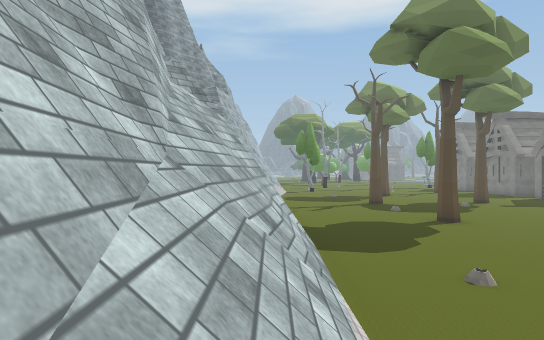
[1] (above)

24 first-person views from a walk through a Unity game level. The camera is 1.4 m above the floor, looks level and sees 75° across. The floor is counted in squares, 2 m on a side. Each view is taken from the middle of a square. On the plan, view 1 faces up. The plan holds only what a view shows up to about 11 squares ahead; the rest is blank. The place goes on beyond the plan. The player character is not drawn. Some surface patterns are stand-ins.

[2]
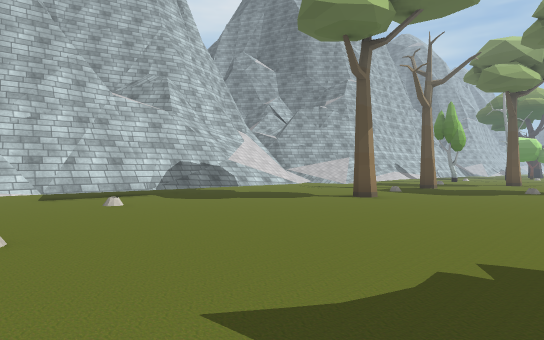

[3]
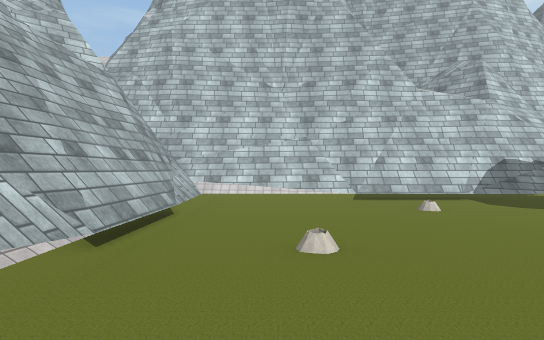

[4]
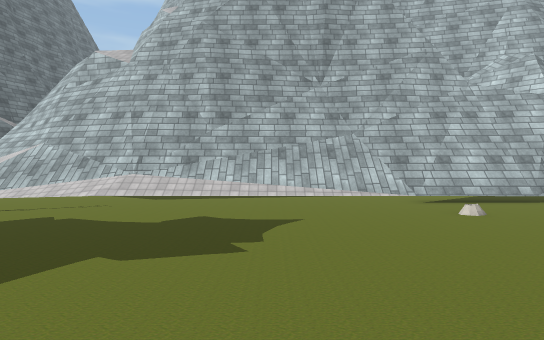

[5]
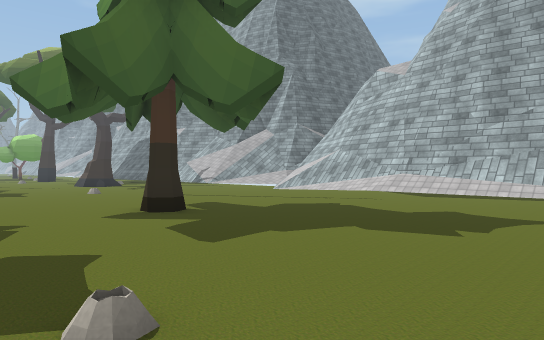

[6]
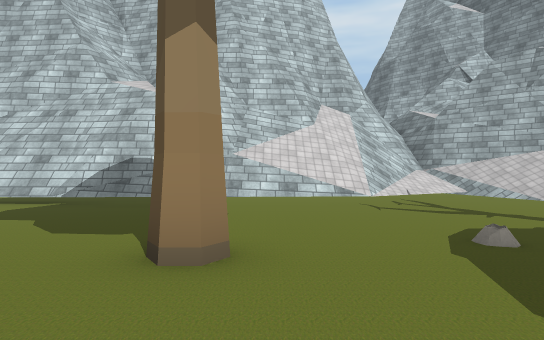

[7]
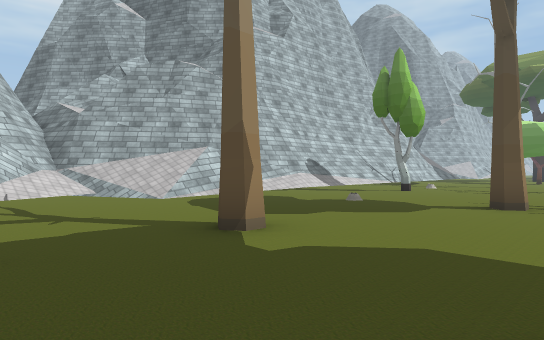

[8]
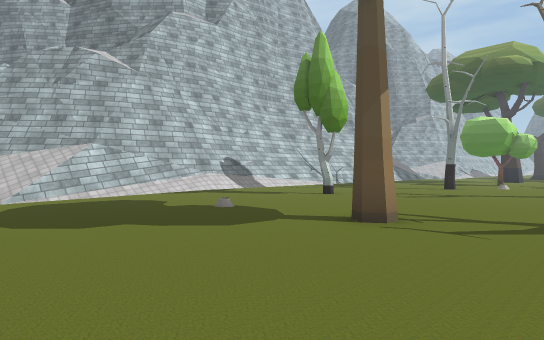

[9]
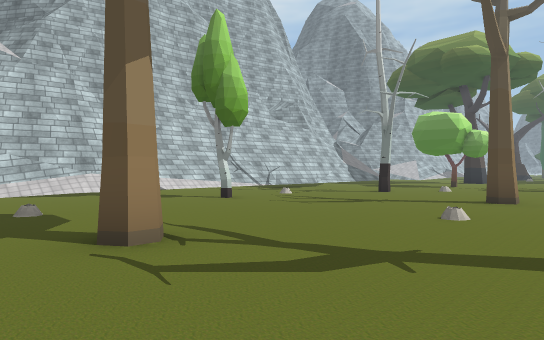

[10]
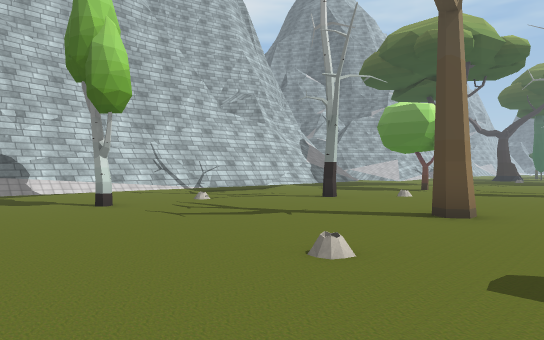

[11]
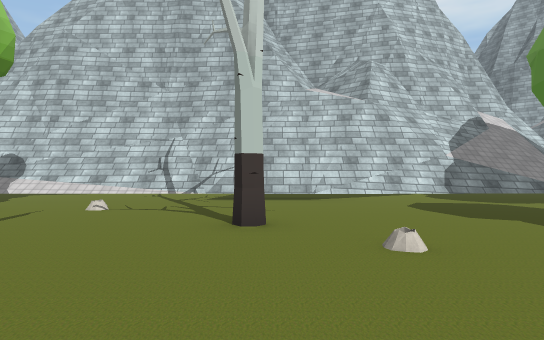

[12]
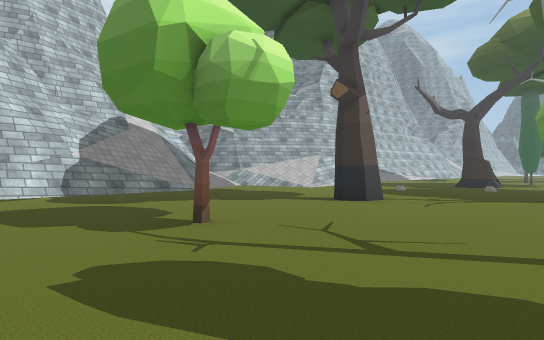

[13]
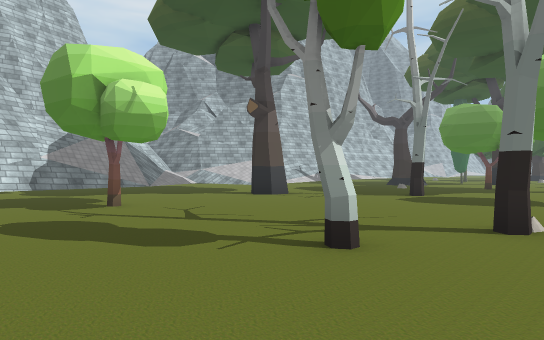

[14]
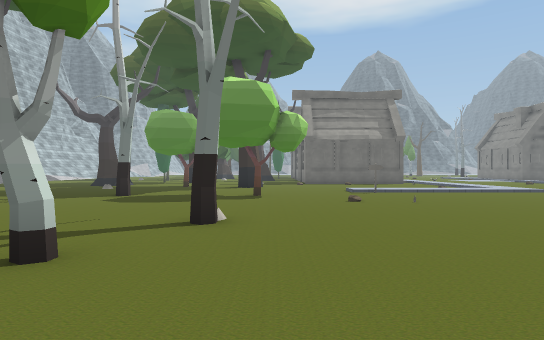

[15]
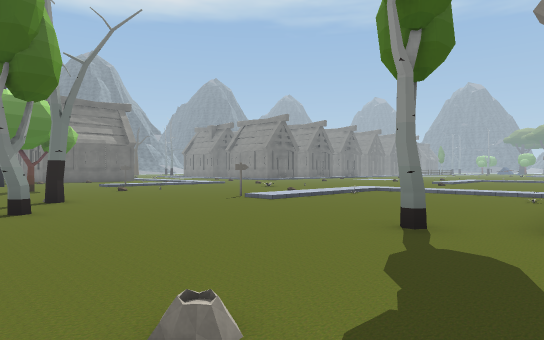

[16]
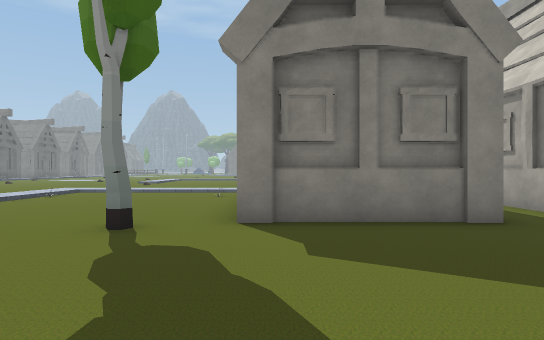

[17]
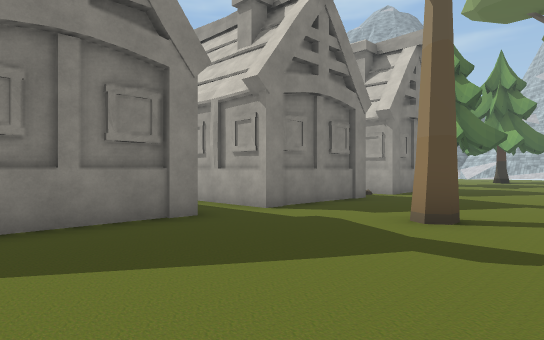

[18]
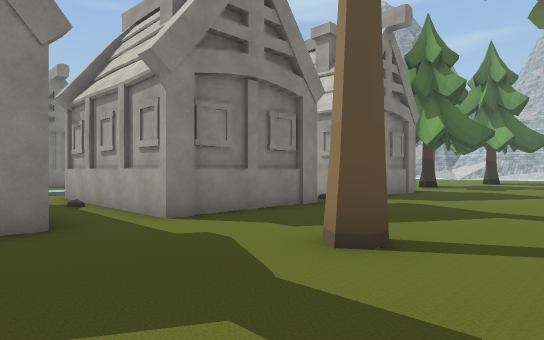

[19]
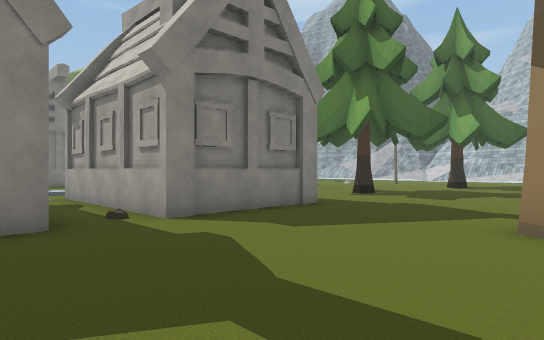

[20]
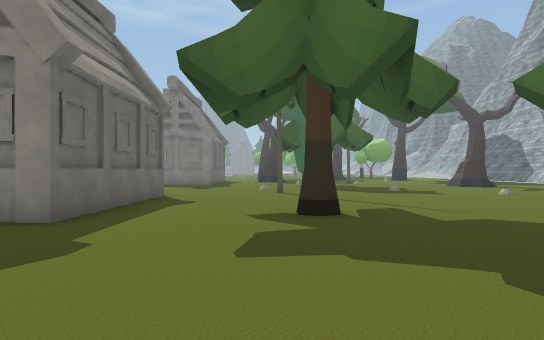

[21]
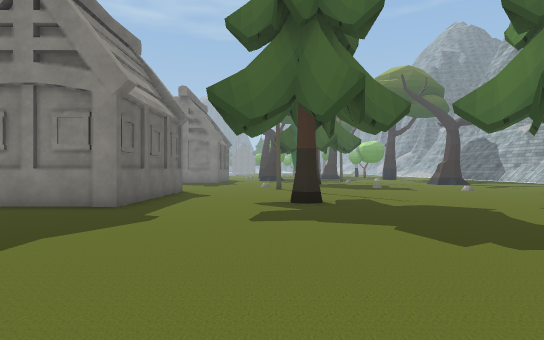

[22]
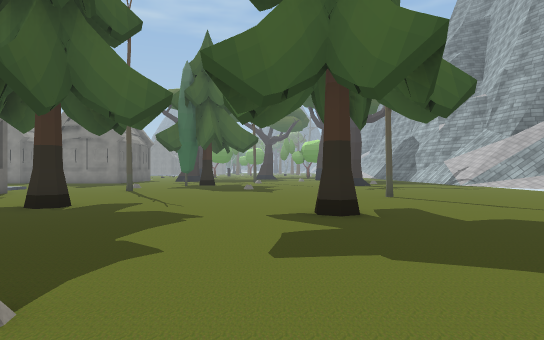

[23]
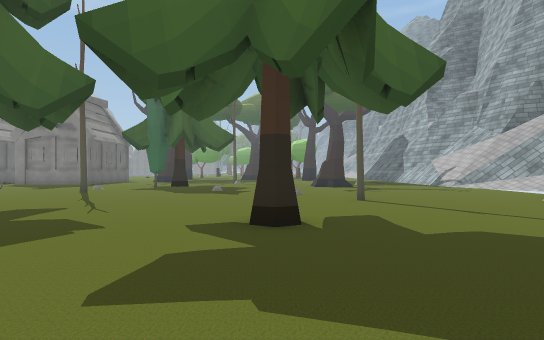

[24]
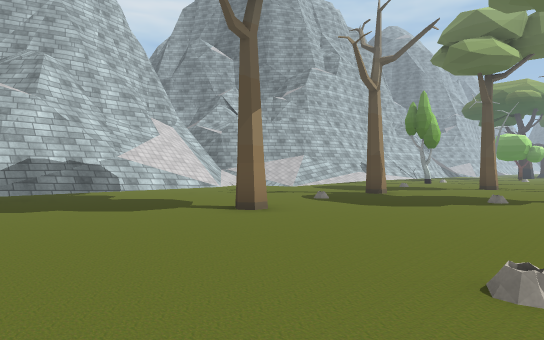

### Floor plan
Key: @ floor where view 1 was taken; # wall or solid block; . floor; / step, stairs or slope; = window, fence, low wall or low ledge; ^ raised ledge; O other object.
Columns run from 4 left of view 1 to 20 right of it. Each row starts with its distance up from view 1.
 43          ........../////
 42         ....#...O.......
 41        .................
 40       .................
 39      ...#.............
 38   ///.................
 37   ///..........#.....
 36  ^#//................
 35  ^#//....O....#....#////
 34   #^/..............///O//
 33   ^^#.................../
 32   ^##.................../
 31   =##/................../
 30   #=#/..#........#....../
 29   ^//.................O./
 28   ^#//......#.....O
 27    =//............#
 26    ^//............#
 25    ^//.#..........O
 24    ^//..................
 23    ^#/.........#..O####.
 22    ^#/............##
 21    ^//............#
 20   ^#/.....#.......O
 19   ^//...................
 18  ^#//.............O####.
 17  #///.............##
 16 ##//.....#....#...##
 15 ##//..............O####..
 14  #///....................
 13  ////....................
 12  ^#//....................
 11  ^#//..............#.....
 10  ^#=/....#...............
  9   ^^#....................
  8  #^^#....................
  7  #^##....................
  6  ^###.............#......
  5   ^##....................
  4   ^#/................#...
  3   ^#//...................
  2    ^//...................
  1    ^//...................
  0    #@/####////////// /../
 -1    ##^^##//##^^^^##// ///
 -2       #######     ###/ //
 -3                     ##

Where each view was taken, in squares from view 1:
view 1: 0 up, 0 right, facing up
view 2: 2 up, 10 right, facing up-left
view 3: 2 up, 9 right, facing left
view 4: 8 up, 9 right, facing down
view 5: 9 up, 8 right, facing down-right
view 6: 11 up, 8 right, facing left
view 7: 13 up, 8 right, facing up-left
view 8: 16 up, 9 right, facing up-left
view 9: 19 up, 10 right, facing up-left
view 10: 22 up, 10 right, facing up-left
view 11: 30 up, 9 right, facing left
view 12: 32 up, 9 right, facing up-left
view 13: 32 up, 12 right, facing up-left
view 14: 32 up, 12 right, facing up
view 15: 28 up, 9 right, facing up-right
view 16: 28 up, 9 right, facing right
view 17: 28 up, 9 right, facing down-right
view 18: 26 up, 9 right, facing down-right
view 19: 21 up, 9 right, facing down-right
view 20: 12 up, 9 right, facing right
view 21: 12 up, 7 right, facing right
view 22: 7 up, 8 right, facing right
view 23: 6 up, 9 right, facing right
view 24: 6 up, 10 right, facing up-left
